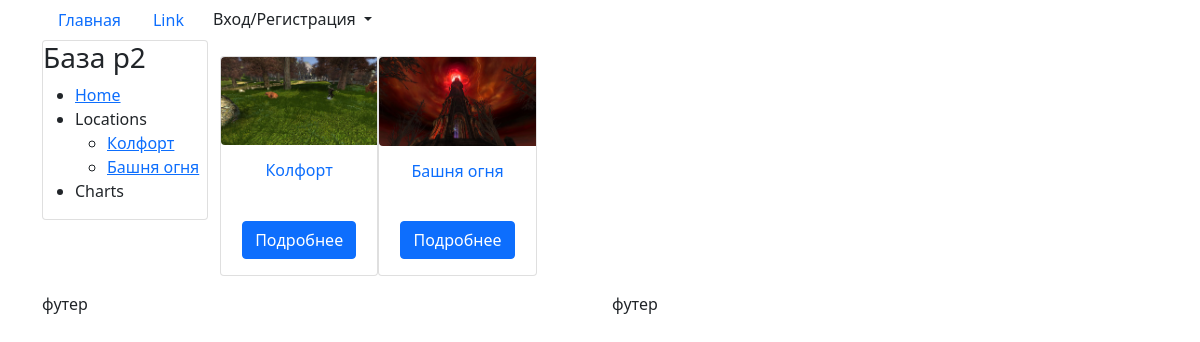
The page / on the database its author committed.
### items/models.py (models this page shows, shortened)
class Location(models.Model):
    title = models.CharField(verbose_name="Название", max_length=150)
    local_img = models.ImageField("Изображение",
                                  upload_to="media/locations",
                                  default=DEFAULT_IMG)
    url = models.SlugField("Ссылка", max_length=250, unique=True)
    user = models.ForeignKey(User,
                             verbose_name="Пользователь",
                             on_delete=models.CASCADE)
    class Meta:
        verbose_name = "Локация"
        verbose_name_plural = "Локации"

### items/views.py (the view)
# urls.py: path('', views.LocationsView.as_view(), name="home"),
class LocationsView(ListView):
    model = Location
    template_name = 'items/index.html'
    context_object_name = 'locations'
    def get_context_data(self, **kwargs):
        context = super().get_context_data(**kwargs)
        context['title'] = 'Главная страница'
        return context

### items/templates/items/index.html (shortened to what this page needs)
{% extends 'base.html' %}
{% load static %}
{% block content %}
    <div class="col-md-12">
        <div class="row">
            {% for location in locations %}
  <div class="card col-md-2 p-0 mb-3 mt-3">
            <img src="{{ location.local_img.url }}" alt="image" class="img-fluid rounded-start" />
            <div class="card-body text-center">
                <h6 class="card-title"> <a href="location/{{ location.url }}" class="text-decoration-none">
                {{location.title}}  </a></h5>
            </div>
            <div class="card-body text-center">
            <a href="/location/{{ location.url }}" class="btn btn-primary">Подробнее</a>
           </div>
        </div>
    {% endfor %}
    </div>
</div>
{% endblock content %}

### items/templates/include/left_side.html (shortened to what this page needs)
<div class="card">
    <div class="header">
      <h3>База р2 </h3>
    </div>
    <div class="body">
      <ul>
        <li><a href="{% url 'home' %}"> Home</a></li>
        <li> Locations
          <ul>
              {% for location in locations %}
            <li><a href="{% url 'location_detail' location.url %}">  {{ location.title }}</a></li>
            {% endfor %}
          </ul>
        </li>
        <li> Charts</li>
      </ul>
    </div>
  </div>

### rows shown on the page
Location: title "Колфорт", local_img (picture)
Location: title "Башня огня", local_img (picture)
